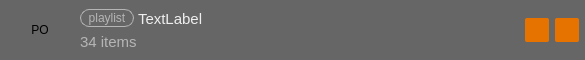
<?xml version="1.0" encoding="UTF-8"?>
<ui version="4.0">
 <class>Form</class>
 <widget class="QWidget" name="Form">
  <property name="geometry">
   <rect>
    <x>0</x>
    <y>0</y>
    <width>585</width>
    <height>60</height>
   </rect>
  </property>
  <property name="sizePolicy">
   <sizepolicy hsizetype="Preferred" vsizetype="Fixed">
    <horstretch>0</horstretch>
    <verstretch>0</verstretch>
   </sizepolicy>
  </property>
  <property name="minimumSize">
   <size>
    <width>0</width>
    <height>60</height>
   </size>
  </property>
  <property name="maximumSize">
   <size>
    <width>16777215</width>
    <height>60</height>
   </size>
  </property>
  <property name="cursor">
   <cursorShape>PointingHandCursor</cursorShape>
  </property>
  <property name="windowTitle">
   <string>Form</string>
  </property>
  <property name="styleSheet">
   <string notr="true">QWidget {
background-color: #666;
}</string>
  </property>
  <layout class="QHBoxLayout" name="horizontalLayout">
   <property name="spacing">
    <number>0</number>
   </property>
   <property name="leftMargin">
    <number>0</number>
   </property>
   <property name="topMargin">
    <number>0</number>
   </property>
   <property name="rightMargin">
    <number>0</number>
   </property>
   <property name="bottomMargin">
    <number>0</number>
   </property>
   <item>
    <spacer name="horizontalSpacer_2">
     <property name="orientation">
      <enum>Qt::Horizontal</enum>
     </property>
     <property name="sizeType">
      <enum>QSizePolicy::Fixed</enum>
     </property>
     <property name="sizeHint" stdset="0">
      <size>
       <width>10</width>
       <height>20</height>
      </size>
     </property>
    </spacer>
   </item>
   <item>
    <widget class="ThumbnailWidget" name="thumbnail_widget">
     <property name="sizePolicy">
      <sizepolicy hsizetype="Fixed" vsizetype="Fixed">
       <horstretch>0</horstretch>
       <verstretch>0</verstretch>
      </sizepolicy>
     </property>
     <property name="minimumSize">
      <size>
       <width>60</width>
       <height>42</height>
      </size>
     </property>
     <property name="maximumSize">
      <size>
       <width>60</width>
       <height>42</height>
      </size>
     </property>
     <property name="text">
      <string>PO</string>
     </property>
     <property name="alignment">
      <set>Qt::AlignCenter</set>
     </property>
    </widget>
   </item>
   <item>
    <spacer name="horizontalSpacer_3">
     <property name="orientation">
      <enum>Qt::Horizontal</enum>
     </property>
     <property name="sizeType">
      <enum>QSizePolicy::Fixed</enum>
     </property>
     <property name="sizeHint" stdset="0">
      <size>
       <width>10</width>
       <height>20</height>
      </size>
     </property>
    </spacer>
   </item>
   <item>
    <layout class="QVBoxLayout" name="verticalLayout">
     <property name="spacing">
      <number>0</number>
     </property>
     <item>
      <spacer name="verticalSpacer">
       <property name="orientation">
        <enum>Qt::Vertical</enum>
       </property>
       <property name="sizeType">
        <enum>QSizePolicy::Fixed</enum>
       </property>
       <property name="sizeHint" stdset="0">
        <size>
         <width>20</width>
         <height>7</height>
        </size>
       </property>
      </spacer>
     </item>
     <item>
      <layout class="QHBoxLayout" name="horizontalLayout_3">
       <property name="spacing">
        <number>4</number>
       </property>
       <item>
        <widget class="QLabel" name="playlist_tag_label">
         <property name="sizePolicy">
          <sizepolicy hsizetype="Fixed" vsizetype="Preferred">
           <horstretch>0</horstretch>
           <verstretch>0</verstretch>
          </sizepolicy>
         </property>
         <property name="minimumSize">
          <size>
           <width>54</width>
           <height>18</height>
          </size>
         </property>
         <property name="maximumSize">
          <size>
           <width>54</width>
           <height>18</height>
          </size>
         </property>
         <property name="styleSheet">
          <string notr="true">border: 1px solid #B5B5B5;
border-radius: 9px;
color: #B5B5B5;
font-size: 12px;
background-color: transparent;</string>
         </property>
         <property name="text">
          <string>playlist</string>
         </property>
         <property name="alignment">
          <set>Qt::AlignCenter</set>
         </property>
        </widget>
       </item>
       <item>
        <widget class="QLabel" name="playlist_name">
         <property name="sizePolicy">
          <sizepolicy hsizetype="Expanding" vsizetype="Preferred">
           <horstretch>0</horstretch>
           <verstretch>0</verstretch>
          </sizepolicy>
         </property>
         <property name="styleSheet">
          <string notr="true">color: #eee;
border: none;
background-color: transparent;
font-size: 15px;</string>
         </property>
         <property name="text">
          <string>TextLabel</string>
         </property>
        </widget>
       </item>
      </layout>
     </item>
     <item>
      <layout class="QHBoxLayout" name="horizontalLayout_2">
       <item>
        <widget class="QLabel" name="playlist_num_items">
         <property name="sizePolicy">
          <sizepolicy hsizetype="Minimum" vsizetype="Preferred">
           <horstretch>0</horstretch>
           <verstretch>0</verstretch>
          </sizepolicy>
         </property>
         <property name="styleSheet">
          <string notr="true">color: #b5b5b5;
border: none;
background-color: transparent;
font-size: 15px;</string>
         </property>
         <property name="text">
          <string>34 items</string>
         </property>
        </widget>
       </item>
      </layout>
     </item>
     <item>
      <spacer name="verticalSpacer_2">
       <property name="orientation">
        <enum>Qt::Vertical</enum>
       </property>
       <property name="sizeType">
        <enum>QSizePolicy::Fixed</enum>
       </property>
       <property name="sizeHint" stdset="0">
        <size>
         <width>20</width>
         <height>7</height>
        </size>
       </property>
      </spacer>
     </item>
    </layout>
   </item>
   <item>
    <spacer name="horizontalSpacer">
     <property name="orientation">
      <enum>Qt::Horizontal</enum>
     </property>
     <property name="sizeType">
      <enum>QSizePolicy::Fixed</enum>
     </property>
     <property name="sizeHint" stdset="0">
      <size>
       <width>10</width>
       <height>20</height>
      </size>
     </property>
    </spacer>
   </item>
   <item>
    <widget class="QWidget" name="controls_container" native="true">
     <property name="sizePolicy">
      <sizepolicy hsizetype="Preferred" vsizetype="Fixed">
       <horstretch>0</horstretch>
       <verstretch>0</verstretch>
      </sizepolicy>
     </property>
     <property name="minimumSize">
      <size>
       <width>0</width>
       <height>30</height>
      </size>
     </property>
     <property name="maximumSize">
      <size>
       <width>16777215</width>
       <height>30</height>
      </size>
     </property>
     <property name="styleSheet">
      <string notr="true">background: transparent;</string>
     </property>
     <layout class="QHBoxLayout" name="horizontalLayout_4">
      <property name="spacing">
       <number>0</number>
      </property>
      <property name="leftMargin">
       <number>0</number>
      </property>
      <property name="topMargin">
       <number>0</number>
      </property>
      <property name="rightMargin">
       <number>0</number>
      </property>
      <property name="bottomMargin">
       <number>0</number>
      </property>
      <item>
       <widget class="QToolButton" name="edit_playlist_button">
        <property name="minimumSize">
         <size>
          <width>24</width>
          <height>24</height>
         </size>
        </property>
        <property name="maximumSize">
         <size>
          <width>24</width>
          <height>24</height>
         </size>
        </property>
        <property name="cursor">
         <cursorShape>PointingHandCursor</cursorShape>
        </property>
        <property name="styleSheet">
         <string notr="true">background: none;
border: none;
background-color: #e67300;
border-radius: 2px;
color: white;
font-size: 12px;</string>
        </property>
        <property name="text">
         <string/>
        </property>
        <property name="icon">
         <iconset>
          <normaloff>../images/edit_white.png</normaloff>../images/edit_white.png</iconset>
        </property>
        <property name="iconSize">
         <size>
          <width>14</width>
          <height>14</height>
         </size>
        </property>
       </widget>
      </item>
      <item>
       <spacer name="horizontalSpacer_6">
        <property name="orientation">
         <enum>Qt::Horizontal</enum>
        </property>
        <property name="sizeType">
         <enum>QSizePolicy::Fixed</enum>
        </property>
        <property name="sizeHint" stdset="0">
         <size>
          <width>6</width>
          <height>20</height>
         </size>
        </property>
       </spacer>
      </item>
      <item>
       <widget class="QToolButton" name="remove_playlist_button">
        <property name="minimumSize">
         <size>
          <width>24</width>
          <height>24</height>
         </size>
        </property>
        <property name="maximumSize">
         <size>
          <width>24</width>
          <height>24</height>
         </size>
        </property>
        <property name="cursor">
         <cursorShape>PointingHandCursor</cursorShape>
        </property>
        <property name="styleSheet">
         <string notr="true">background: none;
border: none;
background-color: #e67300;
border-radius: 2px;
color: white;
font-size: 12px;</string>
        </property>
        <property name="text">
         <string/>
        </property>
        <property name="icon">
         <iconset>
          <normaloff>../images/delete.png</normaloff>../images/delete.png</iconset>
        </property>
        <property name="iconSize">
         <size>
          <width>14</width>
          <height>14</height>
         </size>
        </property>
       </widget>
      </item>
      <item>
       <spacer name="horizontalSpacer_4">
        <property name="orientation">
         <enum>Qt::Horizontal</enum>
        </property>
        <property name="sizeType">
         <enum>QSizePolicy::Fixed</enum>
        </property>
        <property name="sizeHint" stdset="0">
         <size>
          <width>6</width>
          <height>20</height>
         </size>
        </property>
       </spacer>
      </item>
     </layout>
    </widget>
   </item>
  </layout>
 </widget>
 <customwidgets>
  <customwidget>
   <class>ThumbnailWidget</class>
   <extends>QLabel</extends>
   <header>TriblerGUI.widgets.thumbnailwidget.h</header>
  </customwidget>
 </customwidgets>
 <resources/>
 <connections/>
</ui>
